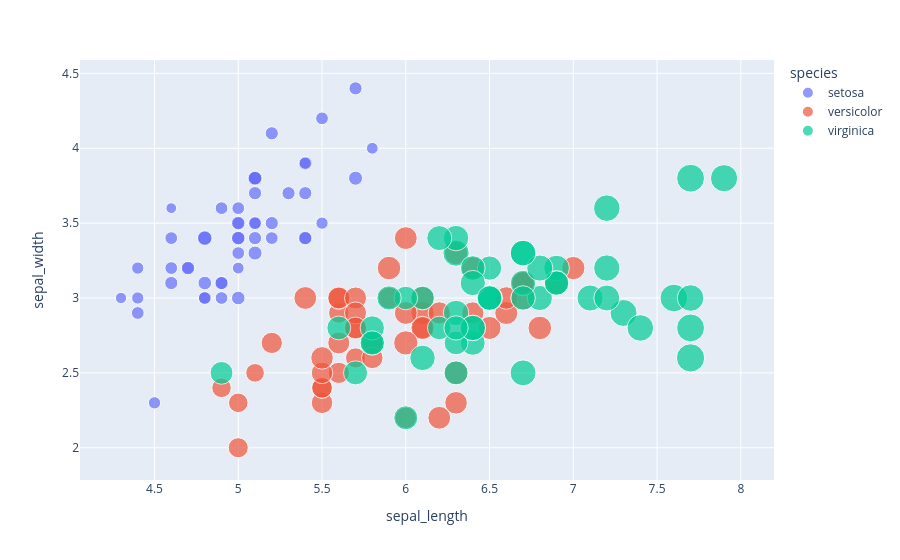

The notebook cell saved with this chart:
### Code cell
import plotly.express as px
#interactive scatterplot
fig=px.scatter(iris, x="sepal_length", y="sepal_width",color="species", size="petal_length", hover_data=["petal_width"] )
fig.show()

### Figure 1 — Plotly figure (JSON) as saved in the notebook; plotly's stock layout.template omitted (floating-point values rounded to 4 significant figures)
{"data": [{"customdata": [[0.2], [0.2], [0.2], [0.2], [0.2], [0.4], [0.3], [0.2], [0.2], [0.1], [0.2], [0.2], [0.1], [0.1], [0.2], [0.4], [0.4], [0.3], [0.3], [0.3], [0.2], [0.4], [0.2], [0.5], [0.2], [0.2], [0.4], [0.2], [0.2], [0.2], [0.2], [0.4], [0.1], [0.2], [0.2], [0.2], [0.2], [0.1], [0.2], [0.2], [0.3], [0.3], [0.2], [0.6], [0.4], [0.3], [0.2], [0.2], [0.2], [0.2]], "hovertemplate": "species=setosa<br>sepal_length=%{x}<br>sepal_width=%{y}<br>petal_length=%{marker.size}<br>petal_width=%{customdata[0]}<extra></extra>", "legendgroup": "setosa", "marker": {"color": "#636efa", "size": [1.4, 1.4, 1.3, 1.5, 1.4, 1.7, 1.4, 1.5, 1.4, 1.5, 1.5, 1.6, 1.4, 1.1, 1.2, 1.5, 1.3, 1.4, 1.7, 1.5, 1.7, 1.5, 1.0, 1.7, 1.9, 1.6, 1.6, 1.5, 1.4, 1.6, 1.6, 1.5, 1.5, 1.4, 1.5, 1.2, 1.3, 1.4, 1.3, 1.5, 1.3, 1.3, 1.3, 1.6, 1.9, 1.4, 1.6, 1.4, 1.5, 1.4], "sizemode": "area", "sizeref": 0.01725, "symbol": "circle"}, "mode": "markers", "name": "setosa", "orientation": "v", "showlegend": true, "type": "scatter", "x": [5.1, 4.9, 4.7, 4.6, 5.0, 5.4, 4.6, 5.0, 4.4, 4.9, 5.4, 4.8, 4.8, 4.3, 5.8, 5.7, 5.4, 5.1, 5.7, 5.1, 5.4, 5.1, 4.6, 5.1, 4.8, 5.0, 5.0, 5.2, 5.2, 4.7, 4.8, 5.4, 5.2, 5.5, 4.9, 5.0, 5.5, 4.9, 4.4, 5.1, 5.0, 4.5, 4.4, 5.0, 5.1, 4.8, 5.1, 4.6, 5.3, 5.0], "xaxis": "x", "y": [3.5, 3.0, 3.2, 3.1, 3.6, 3.9, 3.4, 3.4, 2.9, 3.1, 3.7, 3.4, 3.0, 3.0, 4.0, 4.4, 3.9, 3.5, 3.8, 3.8, 3.4, 3.7, 3.6, 3.3, 3.4, 3.0, 3.4, 3.5, 3.4, 3.2, 3.1, 3.4, 4.1, 4.2, 3.1, 3.2, 3.5, 3.6, 3.0, 3.4, 3.5, 2.3, 3.2, 3.5, 3.8, 3.0, 3.8, 3.2, 3.7, 3.3], "yaxis": "y"}, {"customdata": [[1.4], [1.5], [1.5], [1.3], [1.5], [1.3], [1.6], [1.0], [1.3], [1.4], [1.0], [1.5], [1.0], [1.4], [1.3], [1.4], [1.5], [1.0], [1.5], [1.1], [1.8], [1.3], [1.5], [1.2], [1.3], [1.4], [1.4], [1.7], [1.5], [1.0], [1.1], [1.0], [1.2], [1.6], [1.5], [1.6], [1.5], [1.3], [1.3], [1.3], [1.2], [1.4], [1.2], [1.0], [1.3], [1.2], [1.3], [1.3], [1.1], [1.3]], "hovertemplate": "species=versicolor<br>sepal_length=%{x}<br>sepal_width=%{y}<br>petal_length=%{marker.size}<br>petal_width=%{customdata[0]}<extra></extra>", "legendgroup": "versicolor", "marker": {"color": "#EF553B", "size": [4.7, 4.5, 4.9, 4.0, 4.6, 4.5, 4.7, 3.3, 4.6, 3.9, 3.5, 4.2, 4.0, 4.7, 3.6, 4.4, 4.5, 4.1, 4.5, 3.9, 4.8, 4.0, 4.9, 4.7, 4.3, 4.4, 4.8, 5.0, 4.5, 3.5, 3.8, 3.7, 3.9, 5.1, 4.5, 4.5, 4.7, 4.4, 4.1, 4.0, 4.4, 4.6, 4.0, 3.3, 4.2, 4.2, 4.2, 4.3, 3.0, 4.1], "sizemode": "area", "sizeref": 0.01725, "symbol": "circle"}, "mode": "markers", "name": "versicolor", "orientation": "v", "showlegend": true, "type": "scatter", "x": [7.0, 6.4, 6.9, 5.5, 6.5, 5.7, 6.3, 4.9, 6.6, 5.2, 5.0, 5.9, 6.0, 6.1, 5.6, 6.7, 5.6, 5.8, 6.2, 5.6, 5.9, 6.1, 6.3, 6.1, 6.4, 6.6, 6.8, 6.7, 6.0, 5.7, 5.5, 5.5, 5.8, 6.0, 5.4, 6.0, 6.7, 6.3, 5.6, 5.5, 5.5, 6.1, 5.8, 5.0, 5.6, 5.7, 5.7, 6.2, 5.1, 5.7], "xaxis": "x", "y": [3.2, 3.2, 3.1, 2.3, 2.8, 2.8, 3.3, 2.4, 2.9, 2.7, 2.0, 3.0, 2.2, 2.9, 2.9, 3.1, 3.0, 2.7, 2.2, 2.5, 3.2, 2.8, 2.5, 2.8, 2.9, 3.0, 2.8, 3.0, 2.9, 2.6, 2.4, 2.4, 2.7, 2.7, 3.0, 3.4, 3.1, 2.3, 3.0, 2.5, 2.6, 3.0, 2.6, 2.3, 2.7, 3.0, 2.9, 2.9, 2.5, 2.8], "yaxis": "y"}, {"customdata": [[2.5], [1.9], [2.1], [1.8], [2.2], [2.1], [1.7], [1.8], [1.8], [2.5], [2.0], [1.9], [2.1], [2.0], [2.4], [2.3], [1.8], [2.2], [2.3], [1.5], [2.3], [2.0], [2.0], [1.8], [2.1], [1.8], [1.8], [1.8], [2.1], [1.6], [1.9], [2.0], [2.2], [1.5], [1.4], [2.3], [2.4], [1.8], [1.8], [2.1], [2.4], [2.3], [1.9], [2.3], [2.5], [2.3], [1.9], [2.0], [2.3], [1.8]], "hovertemplate": "species=virginica<br>sepal_length=%{x}<br>sepal_width=%{y}<br>petal_length=%{marker.size}<br>petal_width=%{customdata[0]}<extra></extra>", "legendgroup": "virginica", "marker": {"color": "#00cc96", "size": [6.0, 5.1, 5.9, 5.6, 5.8, 6.6, 4.5, 6.3, 5.8, 6.1, 5.1, 5.3, 5.5, 5.0, 5.1, 5.3, 5.5, 6.7, 6.9, 5.0, 5.7, 4.9, 6.7, 4.9, 5.7, 6.0, 4.8, 4.9, 5.6, 5.8, 6.1, 6.4, 5.6, 5.1, 5.6, 6.1, 5.6, 5.5, 4.8, 5.4, 5.6, 5.1, 5.1, 5.9, 5.7, 5.2, 5.0, 5.2, 5.4, 5.1], "sizemode": "area", "sizeref": 0.01725, "symbol": "circle"}, "mode": "markers", "name": "virginica", "orientation": "v", "showlegend": true, "type": "scatter", "x": [6.3, 5.8, 7.1, 6.3, 6.5, 7.6, 4.9, 7.3, 6.7, 7.2, 6.5, 6.4, 6.8, 5.7, 5.8, 6.4, 6.5, 7.7, 7.7, 6.0, 6.9, 5.6, 7.7, 6.3, 6.7, 7.2, 6.2, 6.1, 6.4, 7.2, 7.4, 7.9, 6.4, 6.3, 6.1, 7.7, 6.3, 6.4, 6.0, 6.9, 6.7, 6.9, 5.8, 6.8, 6.7, 6.7, 6.3, 6.5, 6.2, 5.9], "xaxis": "x", "y": [3.3, 2.7, 3.0, 2.9, 3.0, 3.0, 2.5, 2.9, 2.5, 3.6, 3.2, 2.7, 3.0, 2.5, 2.8, 3.2, 3.0, 3.8, 2.6, 2.2, 3.2, 2.8, 2.8, 2.7, 3.3, 3.2, 2.8, 3.0, 2.8, 3.0, 2.8, 3.8, 2.8, 2.8, 2.6, 3.0, 3.4, 3.1, 3.0, 3.1, 3.1, 3.1, 2.7, 3.2, 3.3, 3.0, 2.5, 3.0, 3.4, 3.0], "yaxis": "y"}], "layout": {"legend": {"itemsizing": "constant", "title": {"text": "species"}, "tracegroupgap": 0}, "margin": {"t": 60}, "xaxis": {"anchor": "y", "domain": [0, 1], "title": {"text": "sepal_length"}}, "yaxis": {"anchor": "x", "domain": [0, 1], "title": {"text": "sepal_width"}}}}
